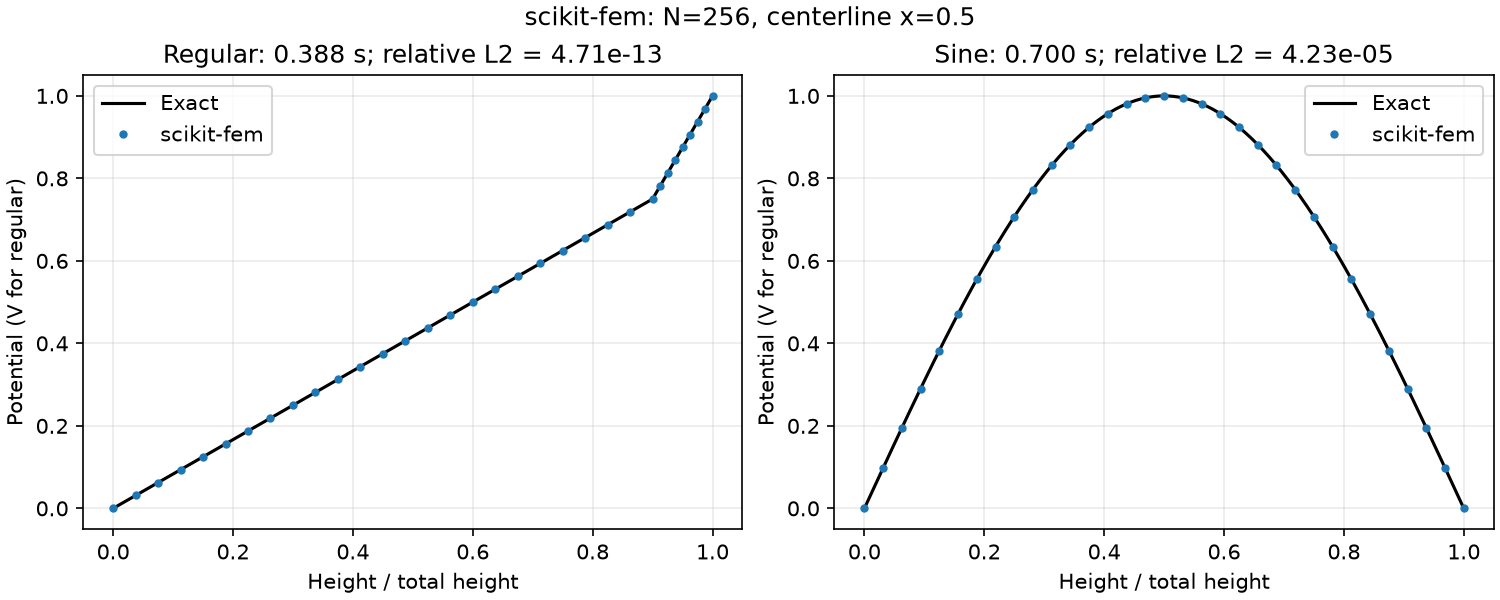

Recreate this plot in Python.
"""Run both analytical cases at N=256: python scikit_benchmark.py."""
import os
from importlib.metadata import version
from pathlib import Path
from statistics import median
from time import perf_counter

# Set these before importing numerical libraries; only this process is affected.
for key in ('OMP_NUM_THREADS', 'MKL_NUM_THREADS', 'OPENBLAS_NUM_THREADS',
            'BLIS_NUM_THREADS', 'NUMEXPR_NUM_THREADS'):
    os.environ[key] = '1'
os.environ['MKL_DYNAMIC'] = 'FALSE'

import numpy as np
import matplotlib.pyplot as plt
from scipy.sparse.linalg import splu
from skfem import MeshTri, Basis, ElementTriP1, BilinearForm, LinearForm, asm
from skfem.helpers import dot, grad

N = 256
REPEATS = 5


def exact(x, y, regular):
    if regular:
        return (np.minimum(y, .9) / 11.7 + np.maximum(y - .9, 0) / 3.9) / (.9 / 11.7 + .1 / 3.9)
    return np.sin(np.pi * x) * np.sin(np.pi * y)


def solve(regular):
    start = perf_counter()
    # Regular: 90 nm silicon + 10 nm oxide. Sine: uniform unit square.
    axis = np.linspace(0, 1, N + 1)
    y = np.r_[np.linspace(0, .9, 3 * N // 4 + 1),
              np.linspace(.9, 1, N // 4 + 1)[1:]] if regular else axis
    mesh = MeshTri.init_tensor(axis, y)
    basis = Basis(mesh, ElementTriP1(), intorder=2 if regular else 6)

    @BilinearForm
    def stiffness(u, v, w):
        epsilon = np.where(w.x[1] < .9, 11.7, 3.9) if regular else 1.
        return epsilon * dot(grad(u), grad(v))

    @LinearForm
    def source(v, w):
        return 2 * np.pi**2 * exact(*w.x, False) * v

    matrix = asm(stiffness, basis)
    rhs = np.zeros(basis.N) if regular else asm(source, basis)
    x, y = mesh.p
    boundary = np.isclose(y, 0) | np.isclose(y, 1)
    if not regular:
        boundary |= np.isclose(x, 0) | np.isclose(x, 1)
    fixed, free = np.flatnonzero(boundary), np.flatnonzero(~boundary)
    voltage = np.zeros(basis.N)
    if regular:
        voltage[np.isclose(y, 1)] = 1.
    # Eliminate fixed boundary values, then factor and solve from scratch.
    reduced = matrix[free][:, free].tocsc()
    load = rhs[free] - matrix[free][:, fixed] @ voltage[fixed]
    voltage[free] = splu(reduced, permc_spec='COLAMD').solve(load)
    seconds = perf_counter() - start

    # Integrate error over triangles, outside the timed calculation.
    check = Basis(mesh, ElementTriP1(), intorder=6)
    truth = exact(*check.global_coordinates(), regular)
    error = np.sqrt(np.sum((check.interpolate(voltage) - truth)**2 * check.dx)
                    / np.sum(truth**2 * check.dx))
    boundary_error = np.max(np.abs(voltage[fixed] - exact(x[fixed], y[fixed], regular)))
    if not np.isfinite(error) or error >= (1e-10 if regular else 1e-3) or boundary_error >= 1e-10:
        raise ValueError('Analytical or boundary check failed')
    return seconds, error, (mesh.p, voltage)


if __name__ == '__main__':
    print(f'scikit-fem {version("scikit-fem")} | SciPy {version("scipy")} | N={N} | one CPU thread')
    print('Time = mesh + assembly + factorization + solve; excludes imports and checking.')
    print(f'{"Case":<12} {"Median (s)":>12} {"Relative L2":>14}  Measured times (s)')
    rows = []
    for name, regular in [('Regular', True), ('Sine', False)]:
        solve(regular)  # Excluded warm-up.
        results = [solve(regular) for _ in range(REPEATS)]
        times, errors, fields = zip(*results)
        rows.append((name, regular, times, max(errors), fields[-1]))
        print(f'{name:<12} {median(times):>12.3f} {max(errors):>14.3e}  '
              + ', '.join(f'{t:.3f}' for t in times))
    print('Both cases passed.')

    # Plot only after all timings finish: a vertical slice through x=0.5.
    fig, axes = plt.subplots(1, 2, figsize=(10, 4), layout='constrained')
    y = np.linspace(0, 1, 501)
    for ax, (name, regular, times, error, (xy, voltage)) in zip(axes, rows):
        ax.plot(y, exact(.5, y, regular), color='black', label='Exact')
        center = np.flatnonzero(np.isclose(xy[0], .5))
        center = center[np.argsort(xy[1, center])]
        ax.plot(xy[1, center], voltage[center], '.', color='tab:blue',
                markevery=8, label='scikit-fem')
        ax.set(title=f'{name}: {median(times):.3f} s; relative L2 = {error:.2e}',
               xlabel='Height / total height', ylabel='Potential (V for regular)')
        ax.grid(alpha=.25)
        ax.legend()
    fig.suptitle(f'scikit-fem: N={N}, centerline x=0.5')
    fig.savefig(Path(__file__).with_suffix('.png'), dpi=150)
    plt.show()
